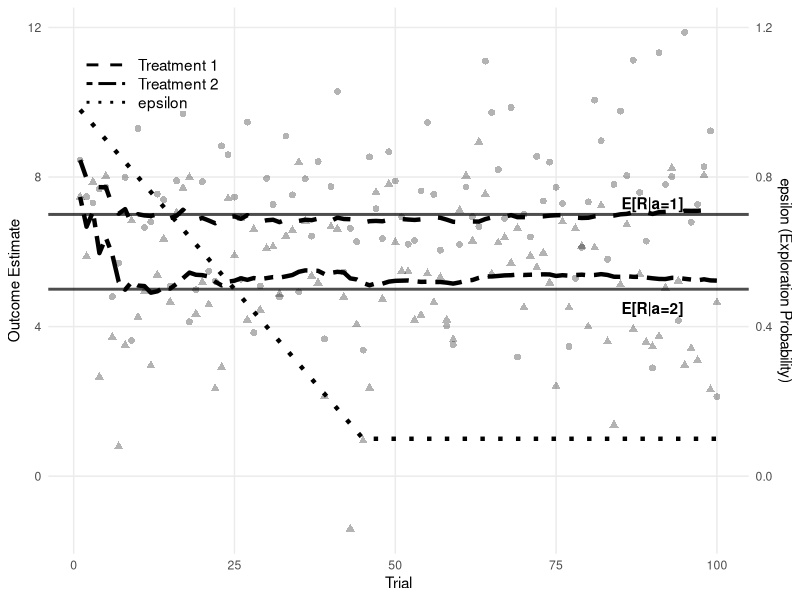
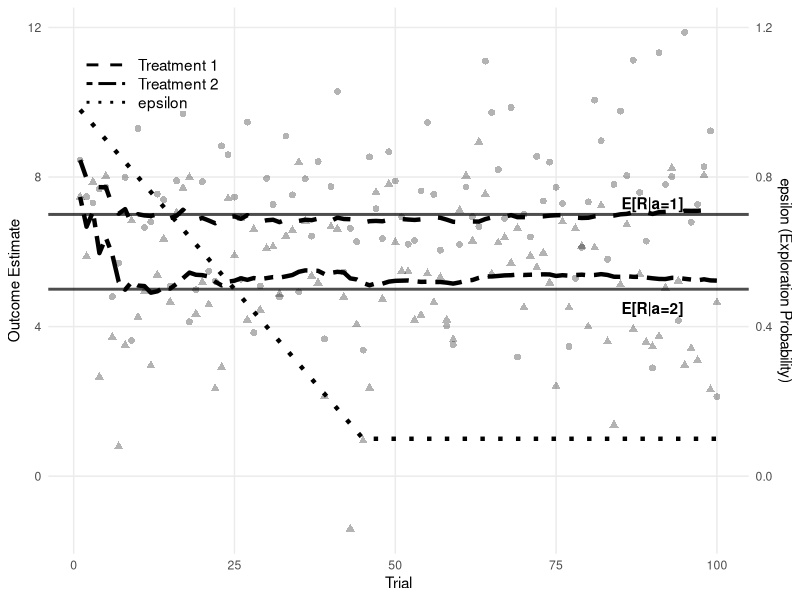

R code for these plots, in order:
# Load necessary libraries
library(ggplot2)
library(dplyr)
library(tidyr)
library(gridExtra)
library(grid)

set.seed(1971)

# Create a simulation of action-value updates for two treatments
n_trials <- 100
true_values <- c(treatment1 = 7.0, treatment2 = 5.0)  # True Qvalues

# Simulate rewards with noise
rewards <- data.frame(
  trial = 1:n_trials,
  treatment1 = rnorm(n_trials, mean = true_values["treatment1"], sd = 2),
  treatment2 = rnorm(n_trials, mean = true_values["treatment2"], sd = 2)
)

# Calculate running averages (Q-value estimates)
action_values <- rewards %>%
  mutate(
    q1 = cumsum(treatment1) / 1:n_trials,
    q2 = cumsum(treatment2) / 1:n_trials,
    n1 = 1:n_trials,
    n2 = 1:n_trials
  )

# Create a data frame for the epsilon-greedy visualization
epsilon_data <- data.frame(
  trial = 1:n_trials,
  epsilon = pmax(0.1, 1 - (1:n_trials) / 50)  # Decaying epsilon
)

# Combine data for plotting
combined_data <- action_values %>%
  left_join(epsilon_data, by = "trial")

# Create combined plot with dual y-axes
p_combined <- ggplot(combined_data, aes(x = trial)) +
  # True values as horizontal lines
  geom_hline(yintercept = true_values["treatment1"], 
             color = "black", linetype = "solid", size = 1, alpha = 0.7) +
  geom_hline(yintercept = true_values["treatment2"], 
             color = "black", linetype = "solid", size = 1, alpha = 0.7) +
  
  # Q value estimates
  geom_line(aes(y = q1), color = "black", size = 1.5, linetype = "dashed") +
  geom_line(aes(y = q2), color = "black", size = 1.5, linetype = "twodash") +
  
  # Individual rewards as points
  geom_point(aes(y = treatment1), color = "black", alpha = 0.3, size = 2, shape = 16) +
  geom_point(aes(y = treatment2), color = "black", alpha = 0.3, size = 2, shape = 17) +
  
  # Epsilon line on secondary axis (scaled to match primary axis range)
  geom_line(aes(y = epsilon * 10), color = "black", size = 1.5, linetype = "dotted") +
  
  # Annotations
  annotate("text", x = 90, y = true_values["treatment1"] + 0.3, 
           label = "E[R|a=1]", color = "black", fontface = "bold") +
  annotate("text", x = 90, y = true_values["treatment2"] - 0.5, 
           label = "E[R|a=2]", color = "black", fontface = "bold") +
  
  # Legend for line types
  annotate("text", x = 10, y = 11, label = "Treatment 1", color = "black", hjust = 0) +
  annotate("segment", x = 2, xend = 8, y = 11, yend = 11, 
           color = "black", size = 1, linetype = "dashed") +
  annotate("text", x = 10, y = 10.5, label = "Treatment 2", color = "black", hjust = 0) +
  annotate("segment", x = 2, xend = 8, y = 10.5, yend = 10.5, 
           color = "black", size = 1, linetype = "twodash") +
  annotate("text", x = 10, y = 10, label = "epsilon", color = "black", hjust = 0) +
  annotate("segment", x = 2, xend = 8, y = 10, yend = 10, 
           color = "black", size = 1, linetype = "dotted") +
  
  # Main plot setup
  scale_y_continuous(
    name = "Outcome Estimate",
    sec.axis = sec_axis(~ . / 10, name = "epsilon (Exploration Probability)")
  ) +
  labs(#title = "Action-Value Methods in Reinforcement Learning",
       #subtitle = "Outcome estimates converge to true values as exploration parameter decays",
       x = "Trial") +
  theme_minimal() +
  theme(plot.title = element_text(face = "bold"),
        panel.grid.minor = element_blank(),
        axis.title.y.right = element_text(color = "black"))

print(p_combined)
# Save the combined plot
ggsave("action_value_updates_combined.png", p_combined, 
       width = 8, height = 6, dpi = 300)